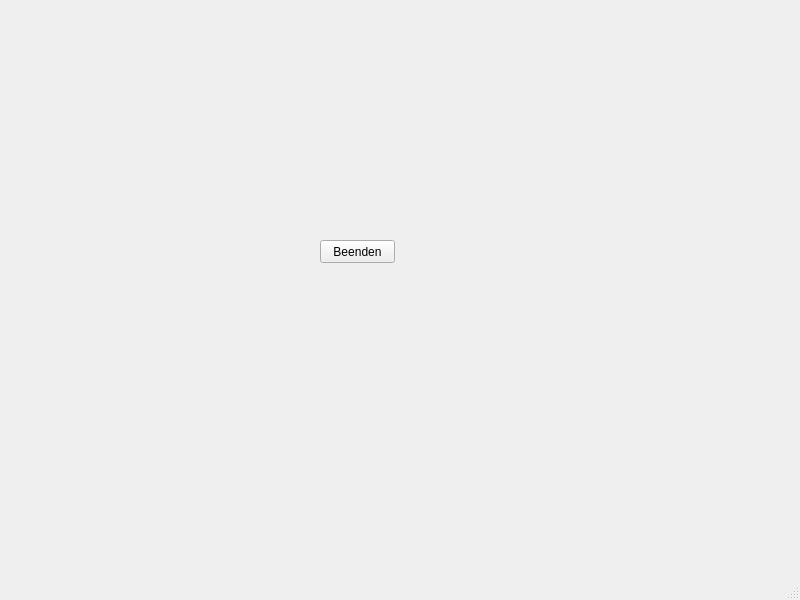
<?xml version="1.0" encoding="UTF-8"?>
<ui version="4.0">
 <class>Hauptfenster</class>
 <widget class="QMainWindow" name="Hauptfenster">
  <property name="geometry">
   <rect>
    <x>0</x>
    <y>0</y>
    <width>800</width>
    <height>600</height>
   </rect>
  </property>
  <property name="windowTitle">
   <string>MainWindow</string>
  </property>
  <widget class="QWidget" name="centralwidget">
   <widget class="QPushButton" name="pushButton">
    <property name="geometry">
     <rect>
      <x>320</x>
      <y>240</y>
      <width>75</width>
      <height>23</height>
     </rect>
    </property>
    <property name="text">
     <string>Beenden</string>
    </property>
   </widget>
  </widget>
  <widget class="QMenuBar" name="menubar">
   <property name="geometry">
    <rect>
     <x>0</x>
     <y>0</y>
     <width>800</width>
     <height>21</height>
    </rect>
   </property>
  </widget>
  <widget class="QStatusBar" name="statusbar"/>
 </widget>
 <resources/>
 <connections>
  <connection>
   <sender>pushButton</sender>
   <signal>clicked()</signal>
   <receiver>Hauptfenster</receiver>
   <slot>close()</slot>
   <hints>
    <hint type="sourcelabel">
     <x>393</x>
     <y>272</y>
    </hint>
    <hint type="destinationlabel">
     <x>594</x>
     <y>348</y>
    </hint>
   </hints>
  </connection>
 </connections>
</ui>
